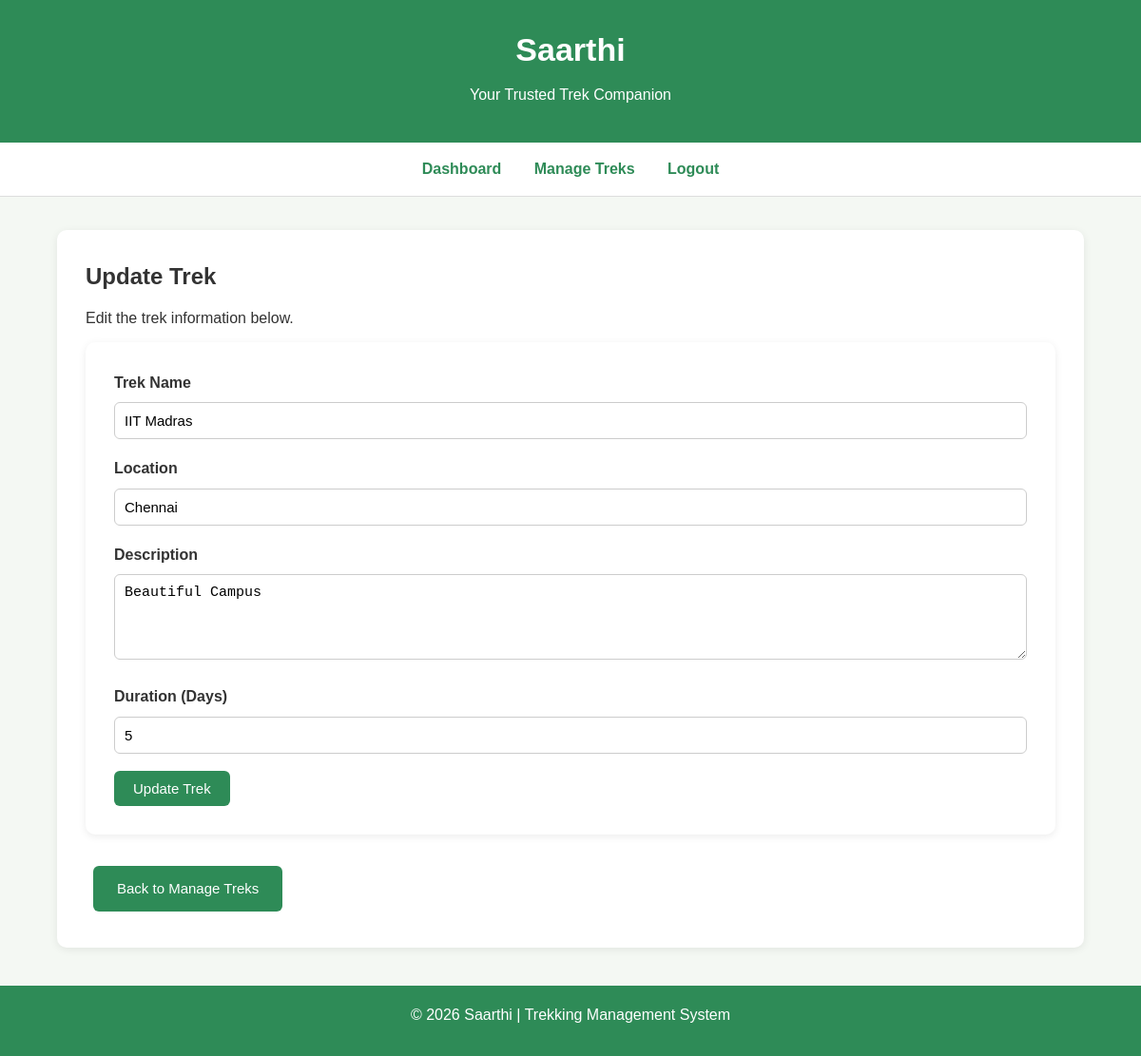
The page /update_trek/1 on the database as committed earlier.
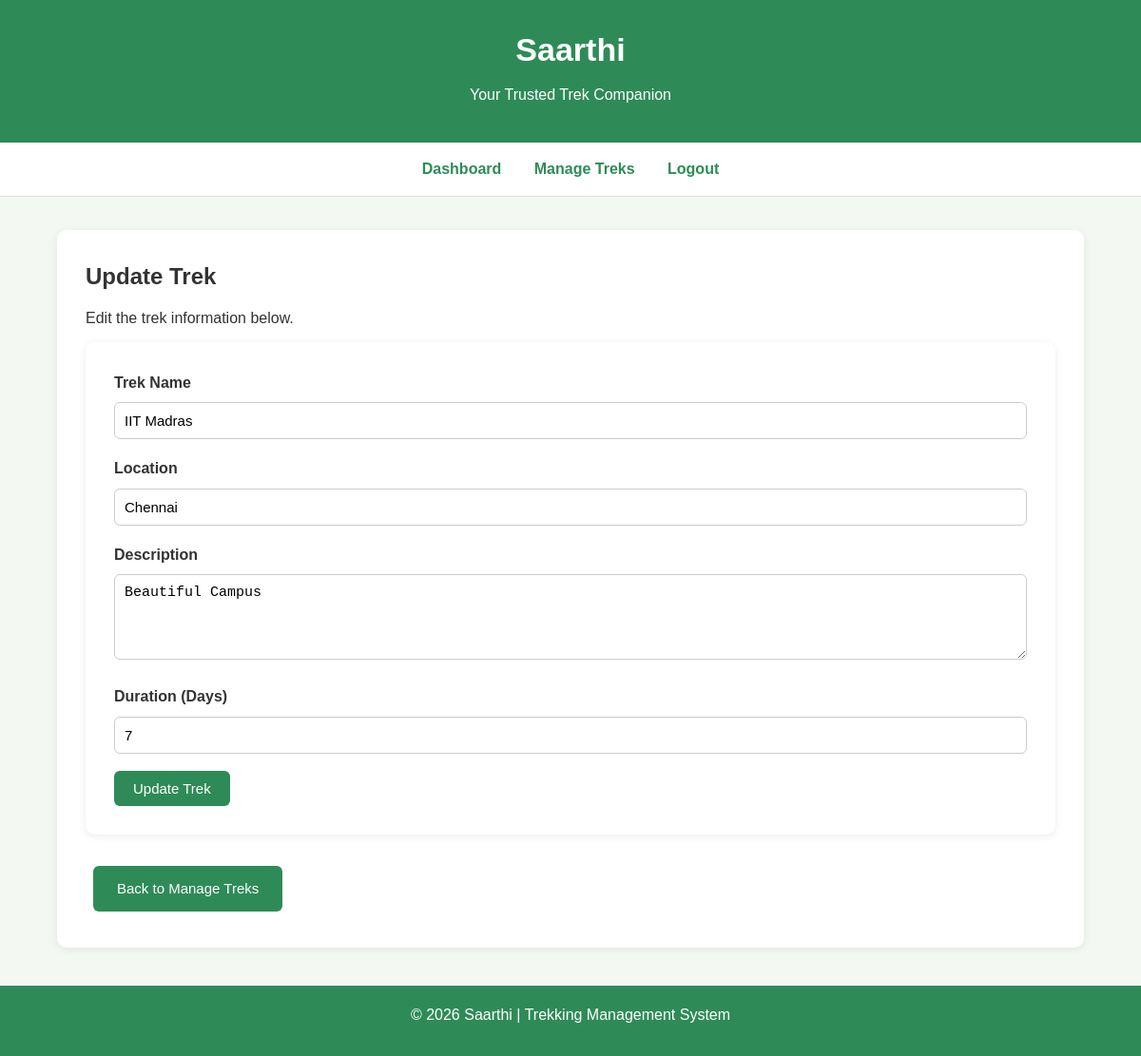
The same page on the database as committed later.
### app.py (models this page shows)
class Trekking_table(db.Model):
    id = db.Column(db.Integer, primary_key=True)
    name = db.Column(db.String(100), nullable=False)
    location = db.Column(db.String(100), nullable=False)
    user_id = db.Column(db.Integer, db.ForeignKey('user.id'), nullable=False)
    description = db.Column(db.Text, nullable=False)
    duration = db.Column(db.Integer, nullable=False)
    staff_id = db.Column(db.Integer, db.ForeignKey('staff.id'))
    available_slots = db.Column(db.Integer, default=20)
    status = db.Column(db.String(20), default="Open")
    progress = db.Column(db.String(20), default="Not Started")

### app.py (the view, shortened to what this page needs)
@app.route("/update_trek/<int:trek_id>", methods=['GET', 'POST'])
def update_trek(trek_id):
    trek = Trekking_table.query.get_or_404(trek_id)
    return render_template('Admin/update_trek.html', trek=trek)

### templates/Admin/update_trek.html (shortened to what this page needs)
<!DOCTYPE html>
<html lang="en">
<head>
    <link rel="stylesheet" href="{{ url_for('static', filename='css/style.css') }}">
</head>
<body>
    <header>
        <h1>Saarthi</h1>
        <p>Your Trusted Trek Companion</p>
    </header>
    <nav>
        <a href="/admin_dashboard">Dashboard</a>
        <a href="/treks">Manage Treks</a>
        <a href="/logout">Logout</a>
    </nav>
    <div class="container">
        <div class="card">
            <h2>Update Trek</h2>
            <p>Edit the trek information below.</p>
            <form method="POST">
                <label>Trek Name</label>
                <input
                    type="text"
                    name="name"
                    value="{{ trek.name }}"
                    required>
                <label>Location</label>
                <input
                    type="text"
                    name="location"
                    value="{{ trek.location }}"
                    required>
                <label>Description</label>
                <textarea
                    name="description"
                    required>{{ trek.description }}</textarea>
                <label>Duration (Days)</label>
                <input
                    type="number"
                    name="duration"
                    value="{{ trek.duration }}"
                    required>
                <br>
                <input type="submit" value="Update Trek">
            </form>
            <br>
            <a href="/treks" class="btn">Back to Manage Treks</a>
        </div>
    </div>
    <footer>
        <p>© 2026 Saarthi | Trekking Management System</p>
    </footer>
</body>
</html>

Rows that differ between the two databases and show on the page:
changed Trekking_table "IIT Madras": duration "5" → "7"
